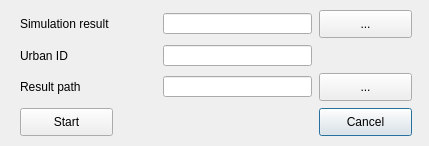
<?xml version="1.0" encoding="UTF-8"?>
<ui version="4.0">
 <class>Dialog</class>
 <widget class="QDialog" name="Dialog">
  <property name="geometry">
   <rect>
    <x>0</x>
    <y>0</y>
    <width>429</width>
    <height>146</height>
   </rect>
  </property>
  <property name="windowTitle">
   <string>Dialog</string>
  </property>
  <property name="windowIcon">
   <iconset>
    <normaloff>../res/logo.ico</normaloff>../res/logo.ico</iconset>
  </property>
  <widget class="QPushButton" name="pushButton_4">
   <property name="geometry">
    <rect>
     <x>319</x>
     <y>108</y>
     <width>93</width>
     <height>28</height>
    </rect>
   </property>
   <property name="text">
    <string>Cancel</string>
   </property>
  </widget>
  <widget class="QPushButton" name="pushButton">
   <property name="geometry">
    <rect>
     <x>319</x>
     <y>10</y>
     <width>93</width>
     <height>28</height>
    </rect>
   </property>
   <property name="text">
    <string>...</string>
   </property>
  </widget>
  <widget class="QLineEdit" name="lineEdit_3">
   <property name="geometry">
    <rect>
     <x>163</x>
     <y>76</y>
     <width>149</width>
     <height>21</height>
    </rect>
   </property>
  </widget>
  <widget class="QPushButton" name="pushButton_2">
   <property name="geometry">
    <rect>
     <x>319</x>
     <y>73</y>
     <width>93</width>
     <height>28</height>
    </rect>
   </property>
   <property name="text">
    <string>...</string>
   </property>
  </widget>
  <widget class="QPushButton" name="pushButton_3">
   <property name="geometry">
    <rect>
     <x>20</x>
     <y>108</y>
     <width>93</width>
     <height>28</height>
    </rect>
   </property>
   <property name="text">
    <string>Start</string>
   </property>
  </widget>
  <widget class="QLabel" name="label_3">
   <property name="geometry">
    <rect>
     <x>20</x>
     <y>73</y>
     <width>93</width>
     <height>28</height>
    </rect>
   </property>
   <property name="text">
    <string>Result path</string>
   </property>
  </widget>
  <widget class="QLabel" name="label_2">
   <property name="geometry">
    <rect>
     <x>20</x>
     <y>45</y>
     <width>93</width>
     <height>21</height>
    </rect>
   </property>
   <property name="text">
    <string>Urban ID</string>
   </property>
  </widget>
  <widget class="QLineEdit" name="lineEdit">
   <property name="geometry">
    <rect>
     <x>163</x>
     <y>13</y>
     <width>149</width>
     <height>21</height>
    </rect>
   </property>
  </widget>
  <widget class="QLineEdit" name="lineEdit_2">
   <property name="geometry">
    <rect>
     <x>163</x>
     <y>45</y>
     <width>149</width>
     <height>21</height>
    </rect>
   </property>
  </widget>
  <widget class="QLabel" name="label">
   <property name="geometry">
    <rect>
     <x>20</x>
     <y>10</y>
     <width>136</width>
     <height>28</height>
    </rect>
   </property>
   <property name="text">
    <string>Simulation result</string>
   </property>
  </widget>
 </widget>
 <resources/>
 <connections/>
</ui>
